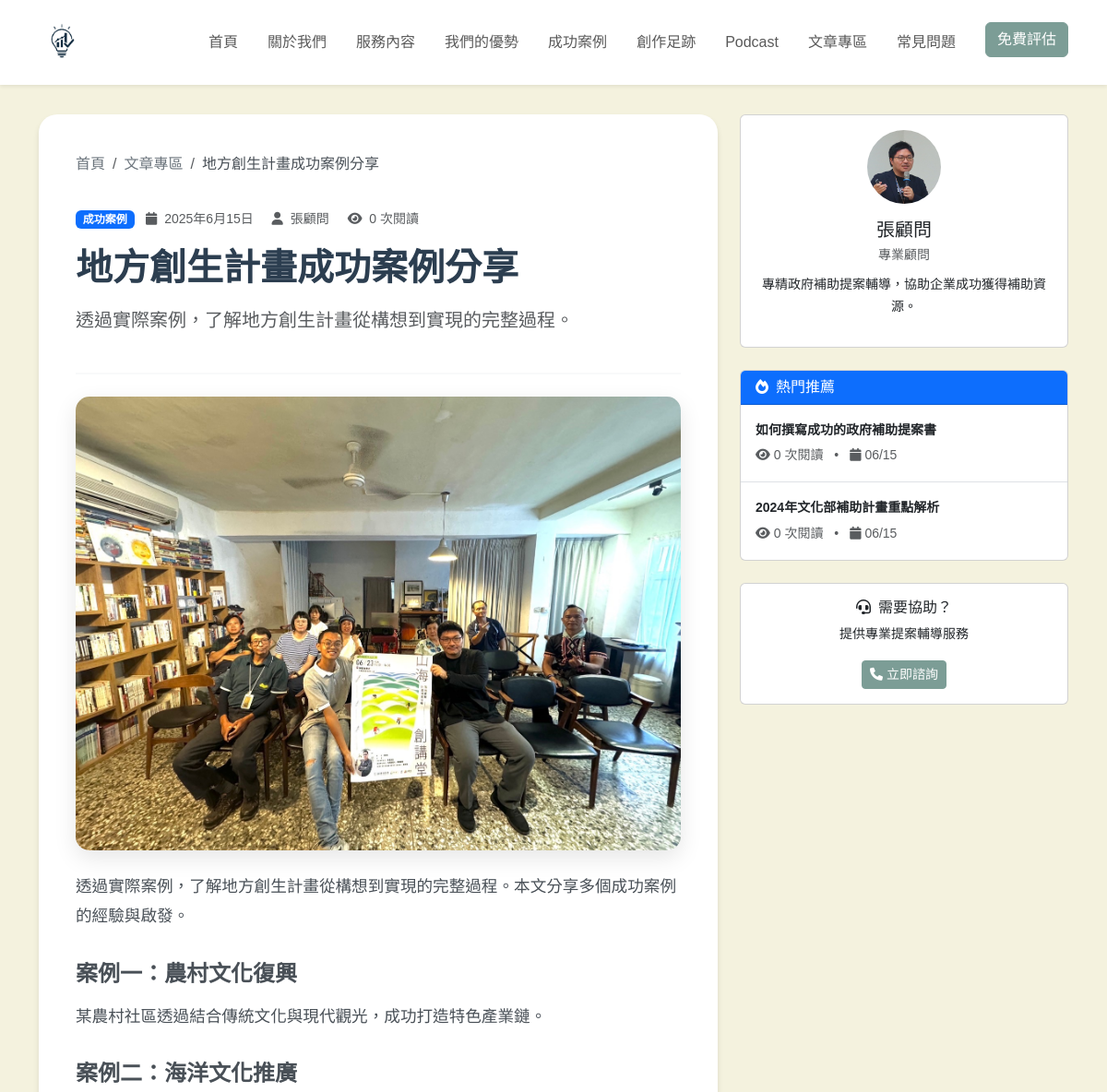
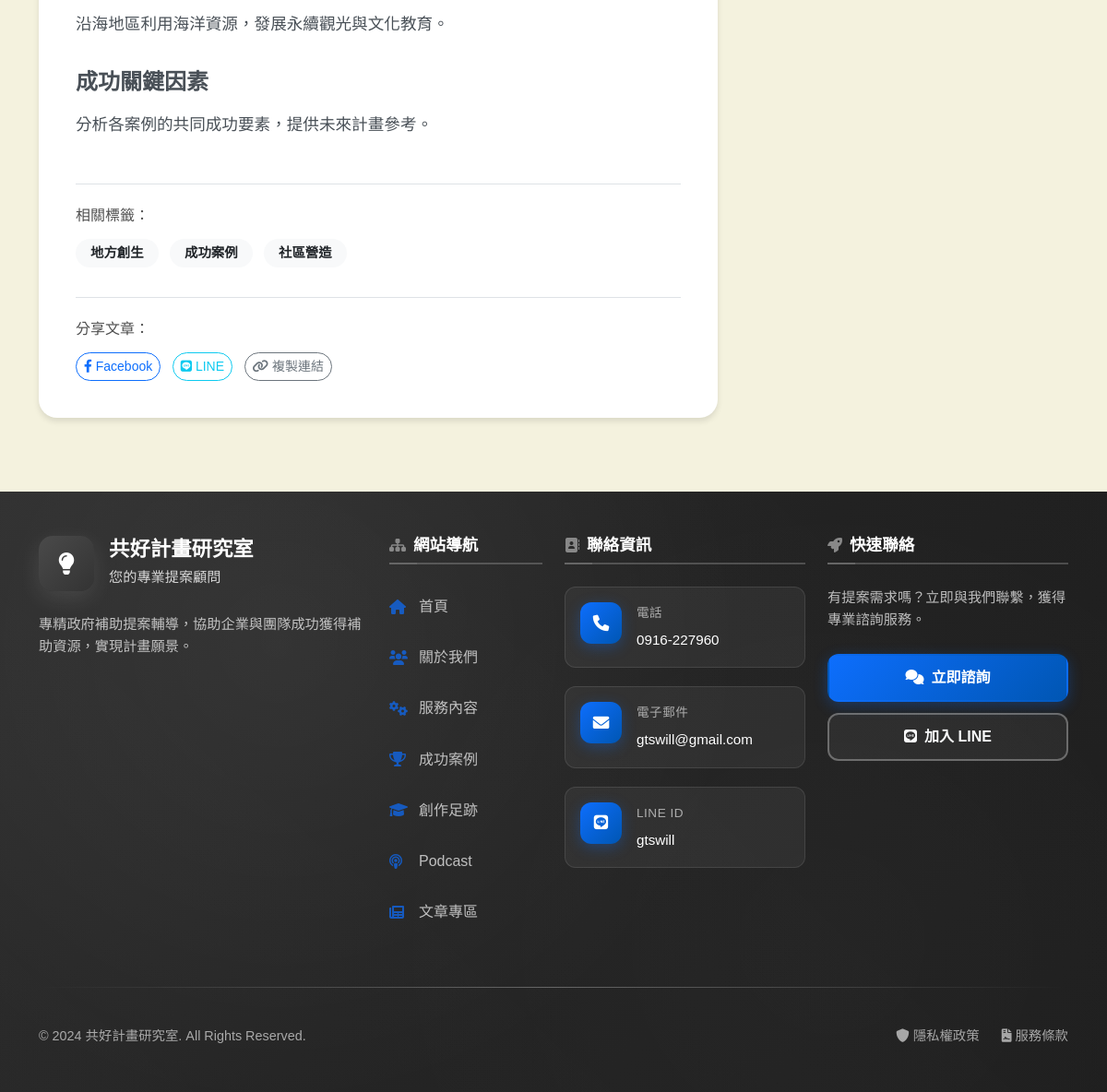
Page /article.php?id=3 on the committed database (2 pictures, top to bottom).
### tables this page shows
CREATE TABLE IF NOT EXISTS articles (
    id INT AUTO_INCREMENT PRIMARY KEY,
    title VARCHAR(200) NOT NULL,
    slug VARCHAR(200) NOT NULL UNIQUE,
    content LONGTEXT NOT NULL,
    excerpt TEXT,
    featured_image VARCHAR(255),
    category VARCHAR(50) NOT NULL,
    author VARCHAR(100) NOT NULL,
    tags TEXT,
    status ENUM('draft', 'published') DEFAULT 'draft',
    views INT DEFAULT 0,
    created_at TIMESTAMP DEFAULT CURRENT_TIMESTAMP,
    updated_at TIMESTAMP DEFAULT CURRENT_TIMESTAMP ON UPDATE CURRENT_TIMESTAMP,
    INDEX idx_status (status),
    INDEX idx_category (category),
    INDEX idx_created_at (created_at)
);

### php/config.php (called while the page is built, shortened)
<?php
function getDBConnection()
{
    try {
        $pdo = new PDO(
            "mysql:host=" . DB_HOST . ";dbname=" . DB_NAME . ";charset=utf8mb4",
            DB_USER,
            DB_PASS,
            [
                PDO::ATTR_ERRMODE => PDO::ERRMODE_EXCEPTION,
                PDO::ATTR_DEFAULT_FETCH_MODE => PDO::FETCH_ASSOC,
                PDO::ATTR_EMULATE_PREPARES => false,
            ]
        );
        return $pdo;
    } catch (PDOException $e) {
        die("資料庫連接失敗: " . $e->getMessage());
    }
}

### php/article_handler.php (called while the page is built, shortened)
<?php
require_once 'config.php';
class ArticleHandler
{
    private $pdo;
    public function __construct()
    {
        $this->pdo = getDBConnection();
    }
    public function getArticleById($id)
    {
        try {
            $stmt = $this->pdo->prepare("SELECT * FROM articles WHERE id = ?");
            $stmt->execute([$id]);
            $article = $stmt->fetch();
            if ($article) {
                $this->incrementViews($id);
            }
            return $article;
        } catch (PDOException $e) {
            error_log("獲取文章錯誤: " . $e->getMessage());
            return null;
        }
    }
    public function getPopularArticles($limit = 5, $excludeId = null)
    {
        try {
            $sql = "SELECT * FROM articles WHERE status = 'published'";
            $params = [];
            if ($excludeId) {
                $sql .= " AND id != ?";
                $params[] = $excludeId;
            }
            $sql .= " ORDER BY views DESC, created_at DESC LIMIT ?";
            $params[] = $limit;
            $stmt = $this->pdo->prepare($sql);
            $stmt->execute($params);
            return $stmt->fetchAll();
        } catch (PDOException $e) {
            error_log("獲取熱門文章錯誤: " . $e->getMessage());
            return [];
        }
    }
    private function incrementViews($id)
    {
        try {
            $stmt = $this->pdo->prepare("UPDATE articles SET views = views + 1 WHERE id = ?");
            $stmt->execute([$id]);
        } catch (PDOException $e) {
            error_log("更新瀏覽次數錯誤: " . $e->getMessage());
        }
    }
}

### article.php (the view, shortened to what this page needs)
<?php
require_once 'php/config.php';
require_once 'php/article_handler.php';
$articleHandler = new ArticleHandler();
$articleId = $_GET['id'] ?? 0;
$article = $articleHandler->getArticleById($articleId);
$tags = !empty($article['tags']) ? explode(',', $article['tags']) : [];
$publishDate = date('Y年n月j日', strtotime($article['created_at']));
?>
<!DOCTYPE html>
<html lang="zh-TW">
<head>
    <link href="https://cdn.jsdelivr.net/npm/bootstrap@5.3.0/dist/css/bootstrap.min.css" rel="stylesheet">
    <link rel="stylesheet" href="https://cdnjs.cloudflare.com/ajax/libs/font-awesome/6.0.0/css/all.min.css">
    <link rel="stylesheet" href="css/index.css">
    <link rel="stylesheet" href="css/all.css">
    <link rel="stylesheet" href="css/article.css">
</head>
<body>
    <?php include 'navbar.php'; ?>
    <main class="py-5" style="margin-top: 76px;">
        <div class="container">
            <div class="row">
                <div class="col-lg-8">
                    <article class="article-content">
                        <nav aria-label="breadcrumb" class="mb-4">
                            <ol class="breadcrumb">
                                <li class="breadcrumb-item"><a href="index.php">首頁</a></li>
                                <li class="breadcrumb-item"><a href="articles.php">文章專區</a></li>
                                <li class="breadcrumb-item active" aria-current="page">
                                    <?php echo htmlspecialchars($article['title']); ?></li>
                            </ol>
                        </nav>
                        <header class="article-header mb-4">
                            <div class="mb-3">
                                <span
                                    class="badge bg-primary me-2"><?php echo htmlspecialchars($article['category']); ?></span>
                                <small class="text-muted">
                                    <i class="fas fa-calendar me-1"></i> <?php echo $publishDate; ?>
                                    <i class="fas fa-user ms-3 me-1"></i>
                                    <?php echo htmlspecialchars($article['author']); ?>
                                    <i class="fas fa-eye ms-3 me-1"></i> <?php echo number_format($article['views']); ?>
                                    次閱讀
                                </small>
                            </div>
                            <h1 class="article-title"><?php echo htmlspecialchars($article['title']); ?></h1>
                            <p class="lead text-muted"><?php echo htmlspecialchars($article['excerpt']); ?></p>
                        </header>
                        <?php if (!empty($article['featured_image'])): ?>
                            <div class="article-image mb-4">
                                <img src="uploads/<?php echo htmlspecialchars($article['featured_image']); ?>"
                                    class="img-fluid rounded" alt="<?php echo htmlspecialchars($article['title']); ?>">
                            </div>
                        <?php endif; ?>
                        <div class="article-body">
                            <?php echo $article['content']; ?>
                        </div>
                        <?php if (!empty($tags)): ?>
                            <div class="article-tags mt-5 pt-4 border-top">
                                <h6 class="mb-3">相關標籤：</h6>
                                <?php foreach ($tags as $tag): ?>
                                    <span
                                        class="badge bg-light text-dark me-2 mb-2"><?php echo htmlspecialchars(trim($tag)); ?></span>
                                <?php endforeach; ?>
                            </div>
                        <?php endif; ?>
                        <div class="article-share mt-4 pt-4 border-top">
                            <h6 class="mb-3">分享文章：</h6>
                            <button class="btn btn-outline-primary btn-sm me-2" onclick="shareToFacebook()">
                                <i class="fab fa-facebook-f me-1"></i>Facebook
                            </button>
                            <button class="btn btn-outline-info btn-sm me-2" onclick="shareToLine()">
                                <i class="fab fa-line me-1"></i>LINE
                            </button>
                            <button class="btn btn-outline-secondary btn-sm me-2" onclick="copyLink()">
                                <i class="fas fa-link me-1"></i>複製連結
                            </button>
                        </div>
                    </article>
                </div>
                <div class="col-lg-4">
                    <div class="sidebar-sticky">
                        <div class="card mb-4">
                            <div class="card-body text-center">
                                <img src="./img/people.jpg" class="rounded-circle mb-3" width="80" height="80" alt="作者頭像">
                                <h5 class="mb-1"><?php echo htmlspecialchars($article['author']); ?></h5>
                                <p class="text-muted small mb-2">專業顧問</p>
                                <p class="small">專精政府補助提案輔導，協助企業成功獲得補助資源。</p>
                            </div>
                        </div>
                        <?php
                        $popularArticles = $articleHandler->getPopularArticles(5, $article['id']);
                        ?>
                        <?php if (!empty($popularArticles)): ?>
                            <div class="card mb-4">
                                <div class="card-header bg-primary text-white">
                                    <h6 class="mb-0"><i class="fas fa-fire me-2"></i>熱門推薦</h6>
                                </div>
                                <div class="card-body p-0">
                                    <?php foreach ($popularArticles as $index => $popular): ?>
                                        <a href="article.php?id=<?php echo $popular['id']; ?>"
                                            class="d-block p-3 text-decoration-none <?php echo $index < count($popularArticles) - 1 ? 'border-bottom' : ''; ?>">
                                            <div class="fw-bold text-dark small mb-1">
                                                <?php echo htmlspecialchars($popular['title']); ?>
                                            </div>
                                            <div class="text-muted small">
                                                <i class="fas fa-eye me-1"></i><?php echo number_format($popular['views']); ?> 次閱讀
                                                <span class="mx-2">•</span>
                                                <i class="fas fa-calendar me-1"></i><?php echo date('m/d', strtotime($popular['created_at'])); ?>
                                            </div>
                                        </a>
                                    <?php endforeach; ?>
                                </div>
                            </div>
                        <?php endif; ?>
                        <div class="card">
                            <div class="card-body text-center">
                                <h6 class="card-title"><i class="fas fa-headset me-2"></i>需要協助？</h6>
                                <p class="card-text small">提供專業提案輔導服務</p>
                                <a href="index.php#contact" class="btn btn-primary btn-sm">
                                    <i class="fas fa-phone me-1"></i>立即諮詢
                                </a>
                            </div>
                        </div>
                    </div>
                </div>
            </div>
        </div>
    </main>
    <?php include 'footer.php'; ?>
</body>
</html>

### css/index.css (style rules this page uses)
:root { --primary: #2563eb; --primary-dark: #1d4ed8; --secondary: #64748b; --dark: #0f172a; --light: #f8fafc; --gray-100: #f3f4f6; --gray-200: #e5e7eb; --gray-300: #d1d5db; --gray-400: #9ca3af; --gray-500: #6b7280; --primary-color: #7C9D96; --secondary-color: #E9B384; --accent-color: #A1CCD1; --background-color: #F4F2DE; --text-color: #4F4F4F; }
body { font-family: 'Noto Sans TC', sans-serif; line-height: 1.7; color: var(--text-color); overflow-x: hidden; background-color: var(--background-color); }
.btn-primary { background-color: var(--primary-color); border-color: var(--primary-color); }

### css/article.css (style rules this page uses)
.article-content { background: white; border-radius: 20px; box-shadow: 0 4px 6px rgba(0, 0, 0, 0.1); padding: 2.5rem; margin-bottom: 2rem; }
.article-header { position: relative; padding-bottom: 1.5rem; border-bottom: 2px solid #f8f9fa; }
.article-title { font-size: 2.5rem; font-weight: 700; line-height: 1.2; margin-bottom: 1rem; color: #2c3e50; }
.article-image { position: relative; overflow: hidden; border-radius: 15px; box-shadow: 0 8px 25px rgba(0, 0, 0, 0.1); }
.article-image img { transition: transform 0.3s ease; }
.article-body { font-size: 1.1rem; line-height: 1.8; color: #495057; }
.article-body h1, .article-body h2, .article-body h3, .article-body h4, .article-body h5, .article-body h6 { margin-top: 2rem; margin-bottom: 1rem; font-weight: 600; color: #2c3e50; }
.article-body h3 { font-size: 1.5rem; color: #495057; }
.article-body p { margin-bottom: 1.5rem; }
.article-tags .badge { font-size: 0.9rem; padding: 0.5rem 1rem; border-radius: 20px; transition: all 0.3s ease; }
.article-share .btn { border-radius: 25px; font-weight: 500; transition: all 0.3s ease; }
.sidebar-sticky { position: sticky; top: 100px; z-index: 1020; }
.breadcrumb { background: none; padding: 0; margin-bottom: 2rem; }
.breadcrumb-item a { color: #6c757d; text-decoration: none; transition: color 0.3s ease; }
.breadcrumb-item.active { color: #495057; }
.article-content, .sidebar-card { animation: fadeInUp 0.6s ease-out; }

### rows in the picture
articles: title "地方創生計畫成功案例分享", category "成功案例", created_at "2025年6月15日", author "張顧問", views "0", excerpt "透過實際案例，了解地方創生計畫從構想到實現的完整過程。", featured_image (picture), content "透過實際案例，了解地方創生計畫從構想到實現的完整過程。本文分享多個成功案例的經驗與啟發。 案例一：農村文化復興 某農村社區透過結合傳統文化與現代觀光，成功打造特色產業鏈。 案例二：海洋文化推廣 沿海地區利用海洋資源，發展永續觀光與文化教育。 成功關鍵因素 分析各案例的共同成功要素，提供未來計畫參考。", tags "地方創生", tags "成功案例", tags "社區營造"
articles: title "如何撰寫成功的政府補助提案書", views "0", created_at "06/15"
articles: title "2024年文化部補助計畫重點解析", views "0", created_at "06/15"
